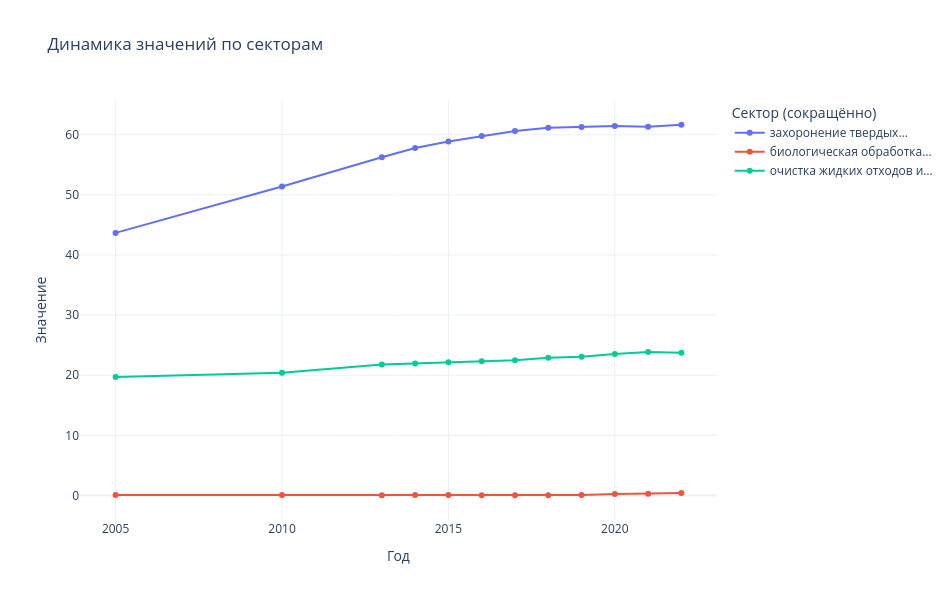

This figure's notebook cell:
### Code cell
df_long = df.melt(
    id_vars=df.columns[0],        # первый столбец — идентификатор (Сектор)
    var_name="Год",               # название нового столбца для лет
    value_name="Значение"         # название столбца с данными
)
df_long["Год"] = pd.to_numeric(df_long["Год"], errors="coerce")

def shorten_label(label: str, width: int = 25) -> str:
    """Автоматически сокращает длинные названия"""
    if len(label) <= width:
        return label
    # если длинное — обрезаем до ближайшего пробела и добавляем "…"
    short = textwrap.shorten(label, width=width, placeholder="…")
    return short

df_long["Сектор_кратко"] = df_long["Вид_Отхода"].apply(shorten_label)

# создаём интерактивный график
fig = px.line(
    df_long,
    x="Год",
    y="Значение",
    color="Сектор_кратко",
    hover_name="Вид_Отхода",       # при наведении — полное имя
    markers=True,
    title="Динамика значений по секторам"
)

# оформление
fig.update_layout(
    legend_title_text="Сектор (сокращённо)",
    legend=dict(
        orientation="v",
        yanchor="top",
        y=1,
        xanchor="left",
        x=1.02
    ),
    hovermode="x unified",
    template="plotly_white",
    width=950,
    height=600
)

fig.show()

### Figure 1 — Plotly figure (JSON) as saved in the notebook; plotly's stock layout.template omitted (floating-point values rounded to 4 significant figures)
{"data": [{"hovertemplate": "<b>%{hovertext}</b><br><br>Сектор_кратко=захоронение твердых…<br>Год=%{x}<br>Значение=%{y}<extra></extra>", "hovertext": ["захоронение твердых отходов", "захоронение твердых отходов", "захоронение твердых отходов", "захоронение твердых отходов", "захоронение твердых отходов", "захоронение твердых отходов", "захоронение твердых отходов", "захоронение твердых отходов", "захоронение твердых отходов", "захоронение твердых отходов", "захоронение твердых отходов", "захоронение твердых отходов"], "legendgroup": "захоронение твердых…", "line": {"color": "#636efa", "dash": "solid"}, "marker": {"symbol": "circle"}, "mode": "lines+markers", "name": "захоронение твердых…", "orientation": "v", "showlegend": true, "x": [2005, 2010, 2013, 2014, 2015, 2016, 2017, 2018, 2019, 2020, 2021, 2022], "xaxis": "x", "y": [43.68, 51.41, 56.25, 57.79, 58.88, 59.79, 60.62, 61.16, 61.28, 61.47, 61.33, 61.67], "yaxis": "y", "type": "scatter"}, {"hovertemplate": "<b>%{hovertext}</b><br><br>Сектор_кратко=биологическая обработка…<br>Год=%{x}<br>Значение=%{y}<extra></extra>", "hovertext": ["биологическая обработка твердых отходов", "биологическая обработка твердых отходов", "биологическая обработка твердых отходов", "биологическая обработка твердых отходов", "биологическая обработка твердых отходов", "биологическая обработка твердых отходов", "биологическая обработка твердых отходов", "биологическая обработка твердых отходов", "биологическая обработка твердых отходов", "биологическая обработка твердых отходов", "биологическая обработка твердых отходов", "биологическая обработка твердых отходов"], "legendgroup": "биологическая обработка…", "line": {"color": "#EF553B", "dash": "solid"}, "marker": {"symbol": "circle"}, "mode": "lines+markers", "name": "биологическая обработка…", "orientation": "v", "showlegend": true, "x": [2005, 2010, 2013, 2014, 2015, 2016, 2017, 2018, 2019, 2020, 2021, 2022], "xaxis": "x", "y": [0.09, 0.09, 0.06, 0.07, 0.08, 0.052, 0.04, 0.04, 0.09, 0.23, 0.31, 0.42], "yaxis": "y", "type": "scatter"}, {"hovertemplate": "<b>%{hovertext}</b><br><br>Сектор_кратко=очистка жидких отходов и…<br>Год=%{x}<br>Значение=%{y}<extra></extra>", "hovertext": ["очистка жидких отходов и стоков", "очистка жидких отходов и стоков", "очистка жидких отходов и стоков", "очистка жидких отходов и стоков", "очистка жидких отходов и стоков", "очистка жидких отходов и стоков", "очистка жидких отходов и стоков", "очистка жидких отходов и стоков", "очистка жидких отходов и стоков", "очистка жидких отходов и стоков", "очистка жидких отходов и стоков", "очистка жидких отходов и стоков"], "legendgroup": "очистка жидких отходов и…", "line": {"color": "#00cc96", "dash": "solid"}, "marker": {"symbol": "circle"}, "mode": "lines+markers", "name": "очистка жидких отходов и…", "orientation": "v", "showlegend": true, "x": [2005, 2010, 2013, 2014, 2015, 2016, 2017, 2018, 2019, 2020, 2021, 2022], "xaxis": "x", "y": [19.73, 20.4, 21.81, 21.97, 22.16, 22.31, 22.51, 22.91, 23.09, 23.54, 23.85, 23.74], "yaxis": "y", "type": "scatter"}], "layout": {"xaxis": {"anchor": "y", "domain": [0.0, 1.0], "title": {"text": "Год"}}, "yaxis": {"anchor": "x", "domain": [0.0, 1.0], "title": {"text": "Значение"}}, "legend": {"title": {"text": "Сектор (сокращённо)"}, "tracegroupgap": 0, "orientation": "v", "yanchor": "top", "y": 1, "xanchor": "left", "x": 1.02}, "title": {"text": "Динамика значений по секторам"}, "hovermode": "x unified", "width": 950, "height": 600}}
